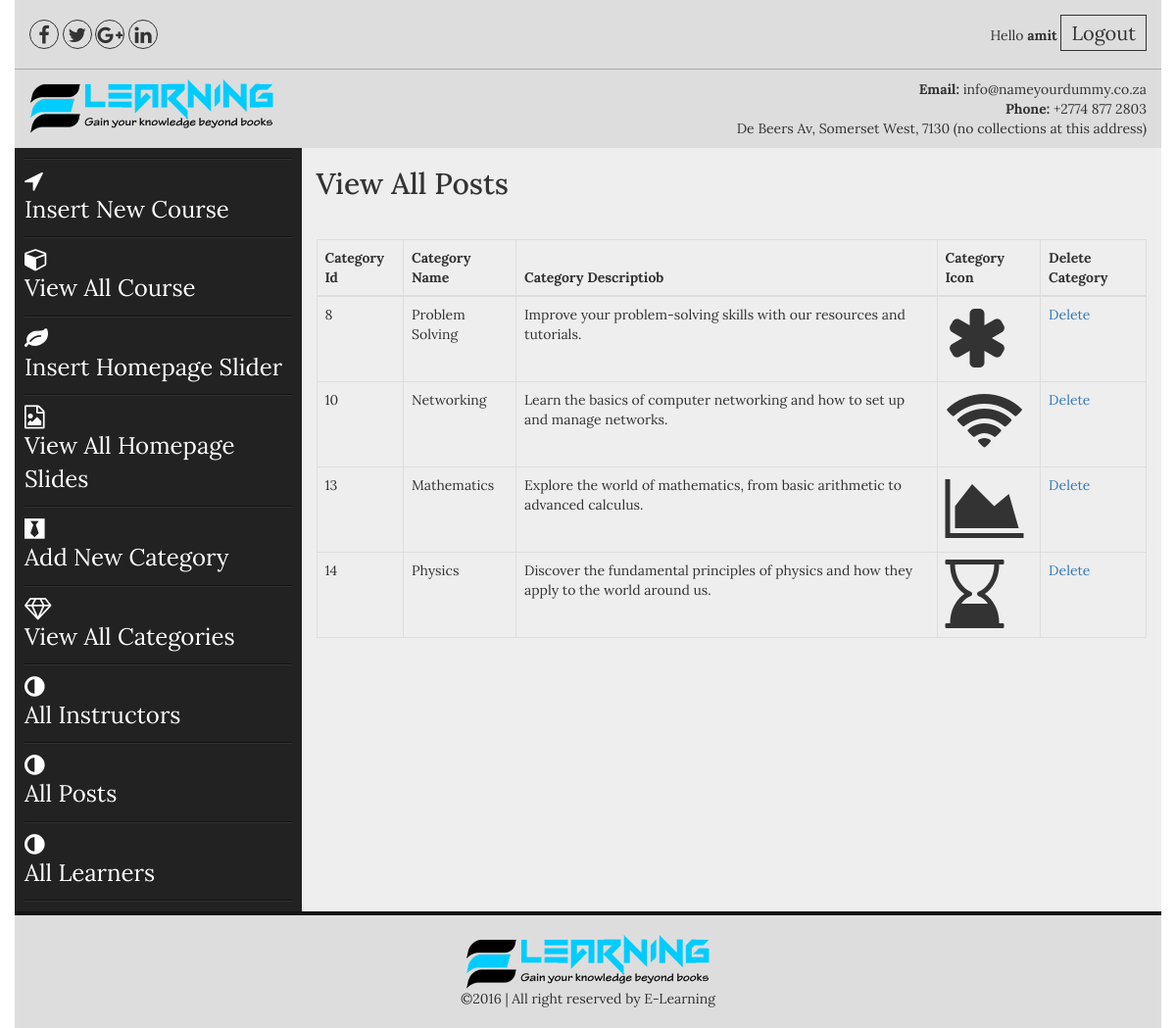
Page /admin/view_categories.php (signed in) on the committed database.
### tables this page shows
CREATE TABLE IF NOT EXISTS `categories` (
  `cat_id` int(100) NOT NULL AUTO_INCREMENT,
  `cat_name` varchar(100) NOT NULL,
  `cat_desc` text NOT NULL,
  `cat_icon` varchar(50) NOT NULL,
   PRIMARY KEY (`cat_id`)
);

### admin/view_categories.php (the view)
<?php include("includes/header.php");?>
<section class="admin_area">
    <div class="container">
        <div class="row">
            <?php include("includes/admin_menus.php");?>
            <div class="col-md-9 col-sm-9 col-xs-12">
                <div class="add_admin_content">
                   <h2>View All Posts</h2>
                      <table class="table table-bordered">
                        <thead>
                          <tr>
                            <th>Category Id</th>
                            <th>Category Name</th>
                            <th>Category Descriptiob</th>
                            <th>Category Icon</th>
                            <th>Delete Category</th>
                          </tr>
                        </thead>
                        <tbody>
                        <?php
                        $cat = "select * from categories";
                        $run_cat = mysqli_query($con,$cat);
                        while($cat_row = mysqli_fetch_array($run_cat)):
                        $cat_id = $cat_row ['cat_id'];
                        $cat_name = $cat_row ['cat_name'];
                        $cat_icon = $cat_row ['cat_icon'];
                        $cat_desc = substr($cat_row ['cat_desc'],0,100);
                        ?>
                          <tr>
                            <td><?php echo $cat_id;?></td>
                            <td><?php echo $cat_name;?></td>
                            <td><?php echo $cat_desc;?></td>
                            <td><i class="fa <?php echo $cat_icon;?> fa-5x"></i></td>
                            <td><a href="delete_cat.php?delete_cat=<?php echo $cat_id;?>">Delete</a></td>
                          </tr>
                        <?php endwhile;?>
                        </tbody>
                      </table>
                </div>
            </div>
        </div>
    </div>
</section>
<?php include("includes/footer.php");?>

### admin/css/style.css (style rules this page uses)
body { font-family: 'Lora', serif; }
h1,h2,h3,h4,h5,h6,p { margin: 0; padding: 0 }
.container { background: #eee }
.admin_area .row { position: relative; }
.add_admin_content h2 { margin-bottom: 40px; margin-top: 20px; }
body, html { height: 100%; }

### rows in the picture
categories: cat_id "8", cat_name "Problem Solving", cat_desc "Improve your problem-solving skills with our resources and tutorials."
categories: cat_id "10", cat_name "Networking", cat_desc "Learn the basics of computer networking and how to set up and manage networks."
categories: cat_id "13", cat_name "Mathematics", cat_desc "Explore the world of mathematics, from basic arithmetic to advanced calculus."
categories: cat_id "14", cat_name "Physics", cat_desc "Discover the fundamental principles of physics and how they apply to the world around us."

### other values in the picture
$_SESSION['user_name'] "amit"
